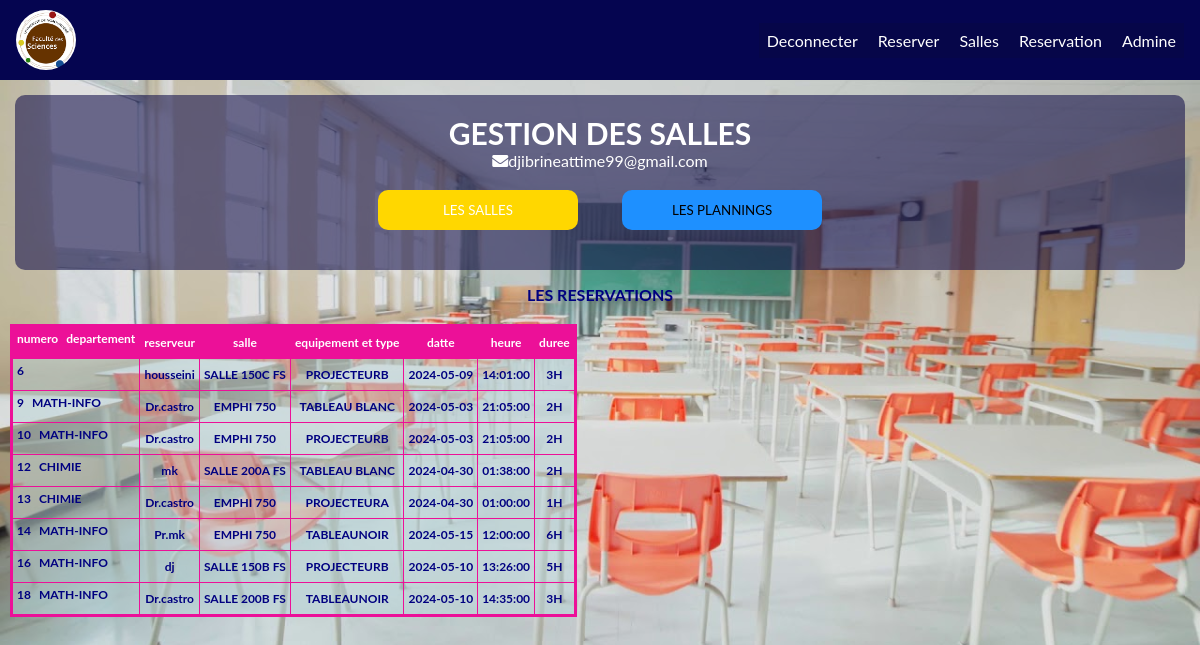
Screenshot of /lereservation.php (signed in) with the database file from the repository.
### tables this page shows
CREATE TABLE `reservation` (
  `idr` int(11) NOT NULL,
  `datte` date NOT NULL,
  `heur` time NOT NULL,
  `dure` varchar(8) NOT NULL,
  `ids` int(11) NOT NULL,
  `ide` int(11) NOT NULL,
  `idp` int(11) NOT NULL,
  `reserver` tinyint(1) NOT NULL DEFAULT 0,
  `departement` varchar(30) NOT NULL
);

CREATE TABLE `personne` (
  `id_pr` int(11) NOT NULL,
  `nom` varchar(50) NOT NULL,
  `mail` varchar(50) NOT NULL,
  `pass` varchar(500) NOT NULL,
  `admine` tinyint(1) NOT NULL,
  `titre` varchar(8) NOT NULL
);

CREATE TABLE `salle` (
  `ids` int(11) NOT NULL,
  `noms` varchar(50) NOT NULL,
  `capacite` int(8) NOT NULL,
  `disponible` tinyint(1) NOT NULL DEFAULT 0,
  `inage` varchar(50) NOT NULL
);

CREATE TABLE `equipement` (
  `ide` int(11) NOT NULL,
  `nome` varchar(50) NOT NULL,
  `type` varchar(50) NOT NULL,
  `disponible` tinyint(1) NOT NULL DEFAULT 0
);

### classes/Reservation.php (called while the page is built, shortened)
<?php
class Reservation{
    public function afficheReservation($pdo){
        $sql = "SELECT * FROM reservation,salle,personne,equipement WHERE reservation.idp = personne.id_pr AND reservation.ids = salle.ids AND reservation.ide = equipement.ide AND reserver = '1'";
        $requete = $pdo->query($sql);
        $reservation =$requete->fetchAll();
        if($reservation){
            return $reservation;
        }else{
            return false;
        }
    }
    public function afficheTReservation($pdo){
        $sql = "SELECT * FROM reservation,salle,personne,equipement WHERE reservation.idp = personne.id_pr AND reservation.ids = salle.ids AND reservation.ide = equipement.ide";
        $requete = $pdo->query($sql);
        $reservation =$requete->fetchAll();
        if($reservation){
            return $reservation;
        }else{
            return false;
        }
    }
}

### lereservation.php (the view, shortened to what this page needs)
<?php
include "html/header.php";
include "html/navder.php";
include "classes/Reservation.php";
$reservation = new Reservation();
$toutes = $reservation->afficheTReservation($db);
$reservations = $reservation->afficheReservation($db);
?>
<div class="accueil">
        <h1 class="accueil-titre">GESTION DES SALLES</h1>
        <P><a href="#"><i class="fas fa-envelope icon"></i><?=$_SESSION["personnelle"]["mail"]?></a></P>
        <div class="buttons">
            <button class="buttonsalle"><a href="salles.php">LES SALLES</a></button>
            <button class="buttonplanning">LES PLANNINGS</button>
        </div>
</div>
<div class="reservation">
        <section>
            <h1>LES RESERVATIONS</h1>
        <table>
        <thead>
                <tr>
                    <th class="reduire">numero</th>
                    <th class="reduire">departement</th>
                    <th>reserveur</th>
                    <th>salle</th>
                    <th>equipement et type</th>
                    <th>datte</th>
                    <th>heure</th>
                    <th>duree</th>
                </tr>
            </thead>
            <tbody>
            <?php foreach($reservations as $reservationr) : ?>
                <tr>
                    <td class="reduire"><?=$reservationr["idr"]?></td>
                    <td class="reduire"><?=$reservationr["departement"]?></td>
                    <td><?=$reservationr["titre"]?><?=$reservationr["nom"]?></td>
                    <td><?=$reservationr["noms"]?></td>
                    <td><?=$reservationr["nome"]?><?=$reservationr["type"]?></td>
                    <td><?=$reservationr["datte"]?></td>
                    <td><?=$reservationr["heur"]?></td>
                    <td><?=$reservationr["dure"]?></td>
                </tr>
            <?php endforeach;?>
            </tbody>
        </table>
        </section>
</div>
<?php
include "html/fooder.php";
?>

### css/style.css (style rules this page uses)
* { top: 0; margin: 0; padding: 0; box-sizing: border-box; text-decoration: none; list-style: none; scroll-behavior: smooth; font-family: "Lato", sans-serif; }
body { background-image: url(../image/font.jpg); background-position: center; background-size: cover; }
.accueil-titre { color: white; font-size: 30px; }
p { color: white; }
a { color: white; padding: 20px 4px; }
.buttonsalle, .buttonplanning { padding: 12px; margin: 20px; text-align: center; width: 200px; border-radius: 10px; border: none; }
.buttonsalle { background-color: gold; }
.buttonplanning { background-color: dodgerblue; }
.accueil { background-color: rgba(17, 14, 73, 0.568); text-align: center; padding: 20px; margin: 15px; border-radius: 10px; }
@media screen and (min-width: 900px) { .reservation section { justify-content: center; } }

### css/cssim.css (style rules this page uses)
table { background-color: rgba(187, 216, 219, 0.5); width: auto; height: auto; margin: 20px 10px; border: 3px rgb(236, 16, 152) solid; border-collapse: collapse; }
thead tr { background-color: rgb(236, 16, 152); text-align: center; }
td { text-align: center; }
.reduire { display: none; }
th, td, .interier { padding: 4px 4px; font-size: 12px; }
tbody, tr, td, th { border: 1px rgb(236, 16, 152) solid; color: navy; font-weight: bold; }
th { color: white; }
h1 { text-align: center; font-size: 16px; color: navy; }
@media screen and (min-width: 768px) { .reduire { display: initial; border: none; } }
@media screen and (min-width: 768px) { th, td, .interier { width: auto; padding: 8px 4px; } }

### rows the page displays
reservation: idr "6", idp.nom "housseini", ids.noms "SALLE 150C FS", ide.nome "PROJECTEUR", ide.type "B", datte "2024-05-09", heur "14:01:00", dure "3H"
reservation: idr "9", departement "MATH-INFO", idp.titre "Dr.", idp.nom "castro", ids.noms "EMPHI 750", ide.nome "TABLEAU", ide.type "BLANC", datte "2024-05-03", heur "21:05:00", dure "2H"
reservation: idr "10", departement "MATH-INFO", idp.titre "Dr.", idp.nom "castro", ids.noms "EMPHI 750", ide.nome "PROJECTEUR", ide.type "B", datte "2024-05-03", heur "21:05:00", dure "2H"
reservation: idr "12", departement "CHIMIE", idp.nom "mk", ids.noms "SALLE 200A FS", ide.nome "TABLEAU", ide.type "BLANC", datte "2024-04-30", heur "01:38:00", dure "2H"
reservation: idr "13", departement "CHIMIE", idp.titre "Dr.", idp.nom "castro", ids.noms "EMPHI 750", ide.nome "PROJECTEUR", ide.type "A", datte "2024-04-30", heur "01:00:00", dure "1H"
reservation: idr "14", departement "MATH-INFO", idp.titre "Pr.", idp.nom "mk", ids.noms "EMPHI 750", ide.nome "TABLEAU", ide.type "NOIR", datte "2024-05-15", heur "12:00:00", dure "6H"
reservation: idr "16", departement "MATH-INFO", idp.nom "dj", ids.noms "SALLE 150B FS", ide.nome "PROJECTEUR", ide.type "B", datte "2024-05-10", heur "13:26:00", dure "5H"
reservation: idr "18", departement "MATH-INFO", idp.titre "Dr.", idp.nom "castro", ids.noms "SALLE 200B FS", ide.nome "TABLEAU", ide.type "NOIR", datte "2024-05-10", heur "14:35:00", dure "3H"

### other values shown
$_SESSION["personnelle"]["mail"] "djibrineattime99@gmail.com"
